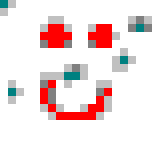
#> input picture BMP_Testing/smile.bmp, 20 x 18 px, found by its file name (shown 8 times larger)
$ python bmptest.py
#> lines starting #> are read from the running program, lines starting #| are printed output that depends on the picture
import numpy as np
from PIL import Image

def create_bitmap(pixel_array, width, height, filename):
    image = Image.new('L', (width, height))
    image.putdata(pixel_array)
    image.save(filename)

def invert_colors(image_path, output_path):
    # Abrir la imagen
#> called with image_path = 'BMP_Testing\\smile.bmp', output_path = 'BMP_Testing\\output3333.bmp'
    image = Image.open(image_path)
#> image is the input picture: PIL image 20x18 RGB; mean R, G, B 240.9, 223.2, 223.2

    # Convertir la imagen a una matriz numpy
    image_array = np.array(image)
    print(image_array)
#> (printed output is left out)
    # Invertir los colores modificando los valores de la matriz
    inverted_image_array = 255 - image_array

    # Crear una nueva imagen a partir de la matriz invertida
    inverted_image = Image.fromarray(inverted_image_array)
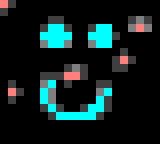
#> inverted_image: PIL image 20x18 RGB (shown 8 times larger); mean R, G, B 14.1, 31.8, 31.8

    # Guardar la imagen invertida como output2.bmp
    inverted_image.save(output_path)

# Ejemplo de uso
invert_colors('BMP_Testing\smile.bmp', 'BMP_Testing\output3333.bmp')

# Example usage:
#pixel_array = np.random.randint(0, 256, size=(100, 100), dtype=np.uint8)
#create_bitmap(pixel_array.flatten(), 100, 100, 'output.bmp')
